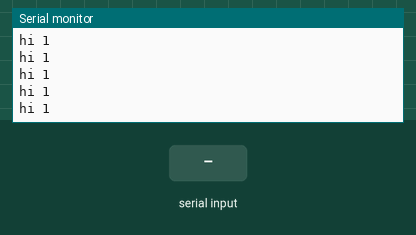
Simulated run of this sketch. Board: Arduino Uno, built with avr-gcc and run on an emulated ATmega328P. Parts: the last lines printed to the serial monitor. The test bench sets the inputs (shaded band).

Above: at 1.2 s.
1.3 s: "r\n" received over Serial
3.1 s: byte 49 ('1') received over Serial
At 3.56 s:
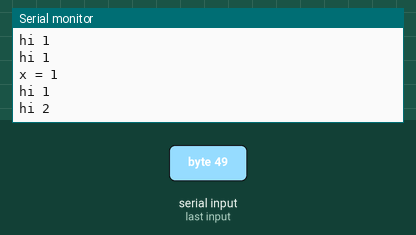
4.6 s: byte 50 ('2') received over Serial
At 5.56 s:
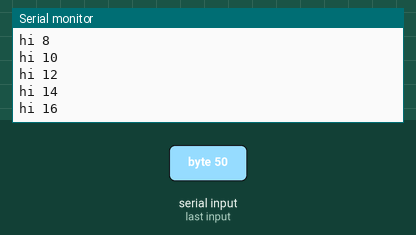
6.1 s: "1\n" received over Serial
At 6.56 s:
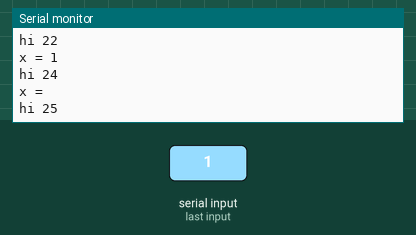
Timing chart, 0 to 8.6 s (numbered marks = the images above; inputs shaded):
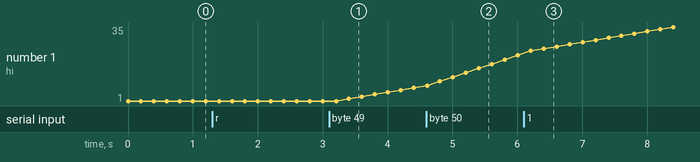

Measured:
- after the input at 3.1 s, the serial monitor: prints a new line after 0.10 s (image 1)
- after the input at 4.6 s, the serial monitor: prints a new line at once (image 2)
- after the input at 6.1 s, the serial monitor: prints a new line after 0.30 s (image 3)
- plotted number 1: 1 → 7 after the input at 3.1 s, 7 → 22 after the input at 4.6 s, 22 → 35 after the input at 6.1 s

The sketch:

JohnMorseCode.ino
```cpp
int i;

void setup()
{
  i = 1;
  Serial.begin(9600);
}

char x;

#define CR "\n"

char v = 0;

void loop()
{
  if (Serial.available() ) {
    x = Serial.read();
    Serial.print("x = ");
    Serial.print(x);
    Serial.print("\n");
    if (x == 'r') {
      i = 1;
      v = 0;
    }
    if (x == '1') v = 1;

    if (x == '2') v = 2;
  }

  Serial.print("hi ");

  Serial.print( i );

  Serial.print("\n");

  i = i + v;

  delay(200);
}
```
